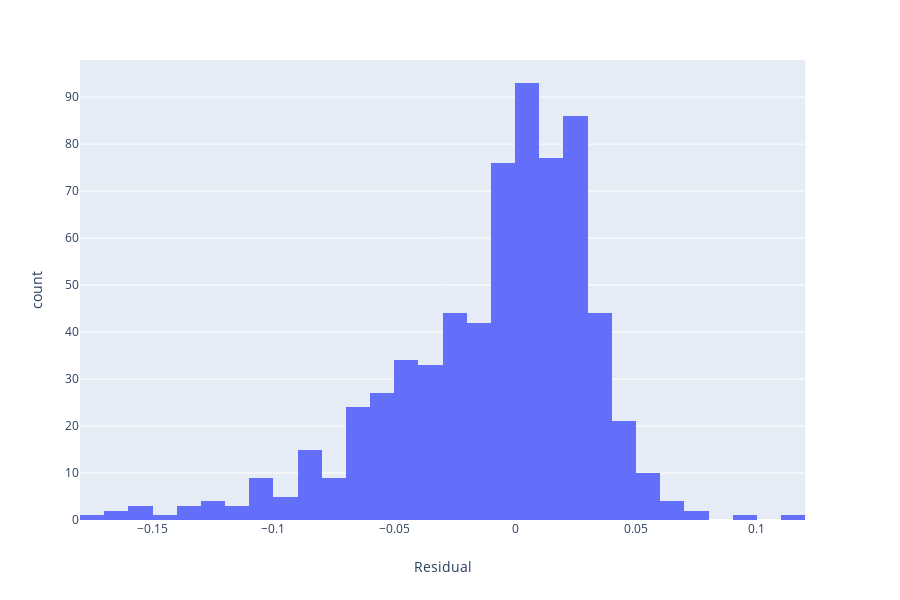

Here is the notebook cell this chart was saved with:
### Code cell
# Plots the residual i.e. true - reco
import plotly
import math
import pandas as pd
import plotly.express as px
import matplotlib.pyplot as plt
import numpy as np

df = pd.read_csv('SGDv0.csv')

fig = px.histogram(df, x=(df['Residual']),nbins=50)
mean = round((np.mean(df['Residual'])),5)
st = round((np.std(df['Residual'])),5)
plt.text(0.08,50, r'$\mu=$'+str(mean)+' $\sigma=$ '+str(st))
fig.show()

### Figure 1 — Plotly figure (JSON) as saved in the notebook; plotly's stock layout.template omitted (floating-point values rounded to 4 significant figures; data arrays with more than 128 entries replaced by an {"elided": "..."} marker saying what was removed)
{"data": [{"alignmentgroup": "True", "bingroup": "x", "hoverlabel": {"namelength": 0}, "hovertemplate": "Residual=%{x}<br>count=%{y}", "legendgroup": "", "marker": {"color": "#636efa"}, "name": "", "nbinsx": 50, "offsetgroup": "", "orientation": "v", "showlegend": false, "type": "histogram", "x": {"elided": "674 float values"}, "xaxis": "x", "yaxis": "y"}], "layout": {"barmode": "relative", "height": 600, "legend": {"tracegroupgap": 0}, "margin": {"t": 60}, "xaxis": {"anchor": "y", "domain": [0, 0.98], "title": {"text": "Residual"}}, "yaxis": {"anchor": "x", "domain": [0, 1], "title": {"text": "count"}}}}
